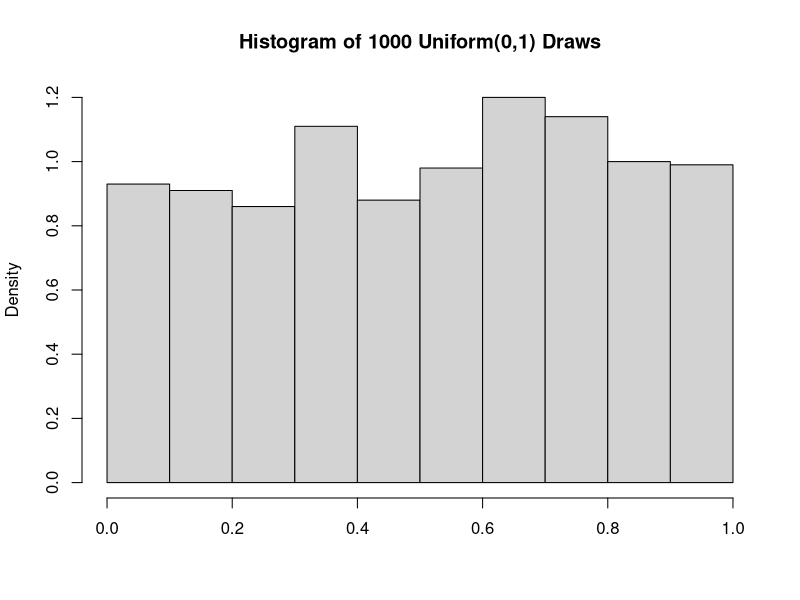
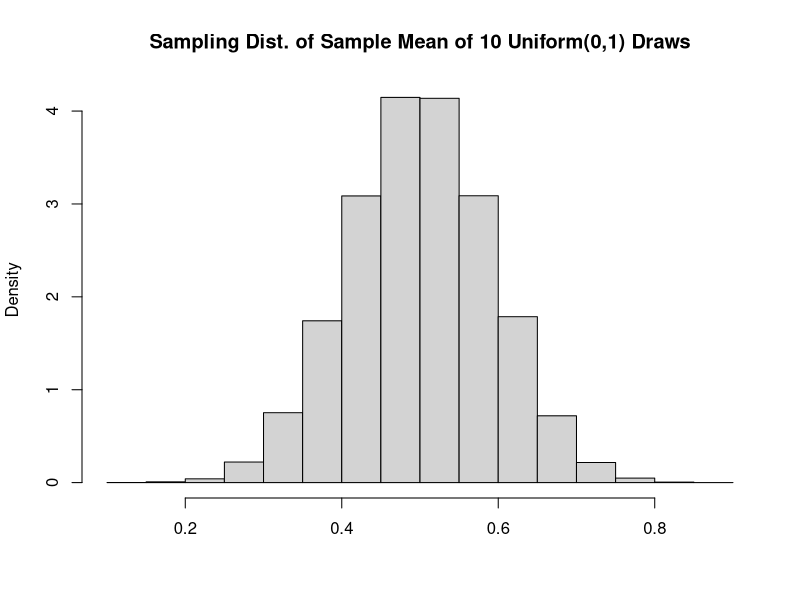
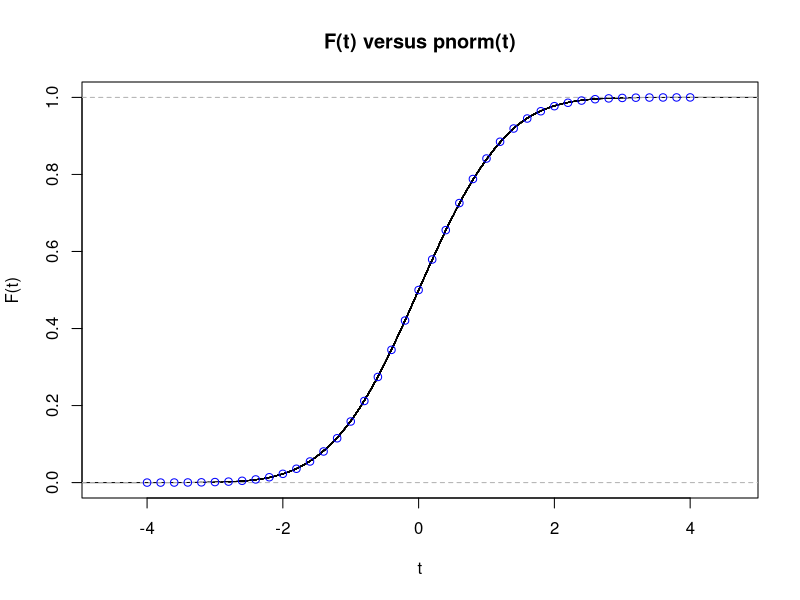
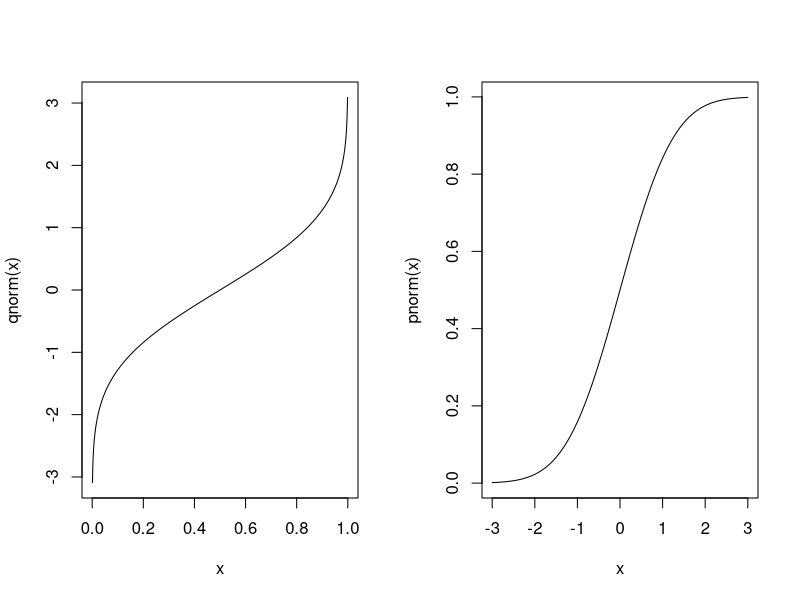
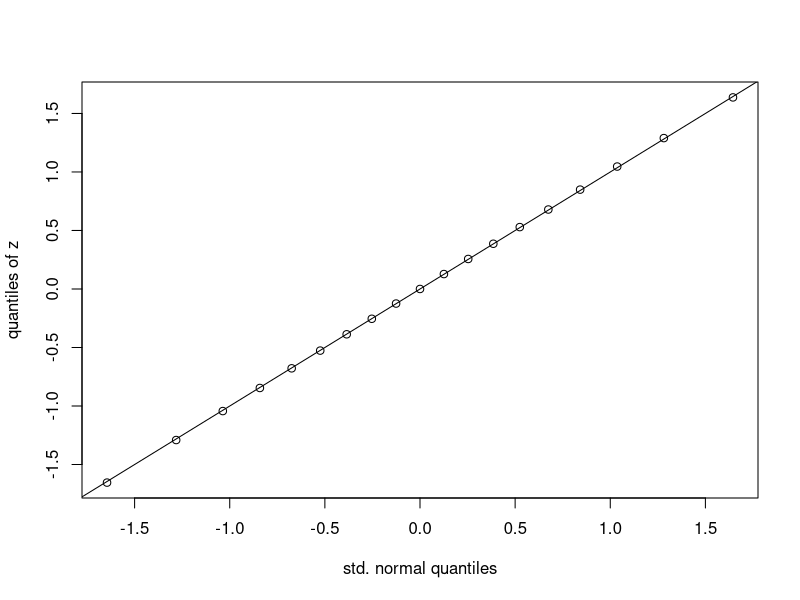
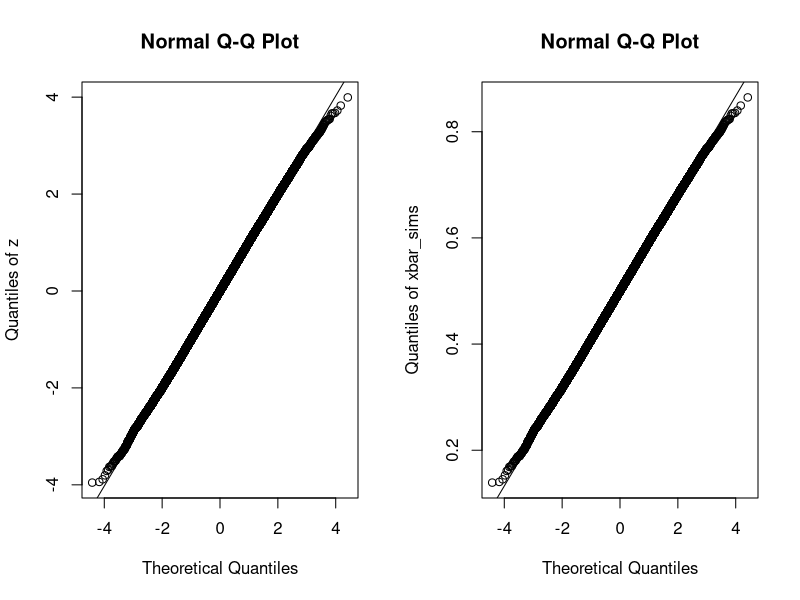
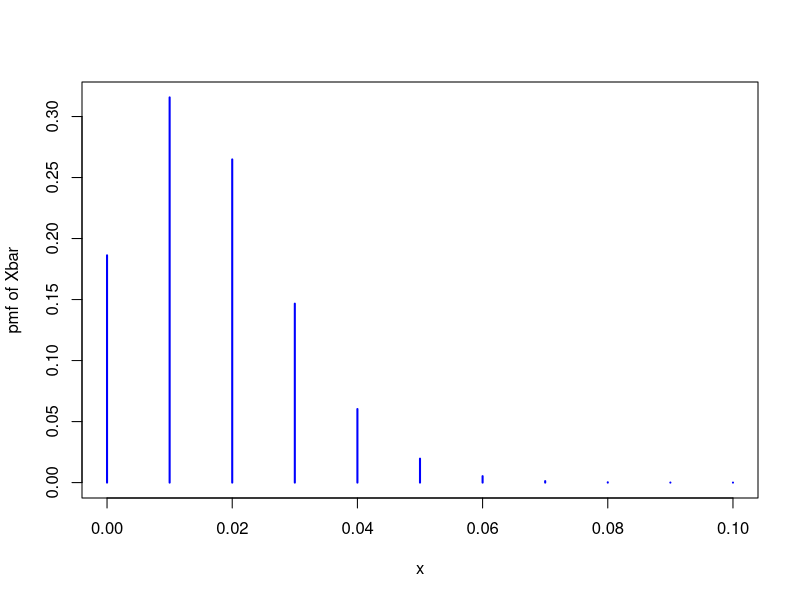
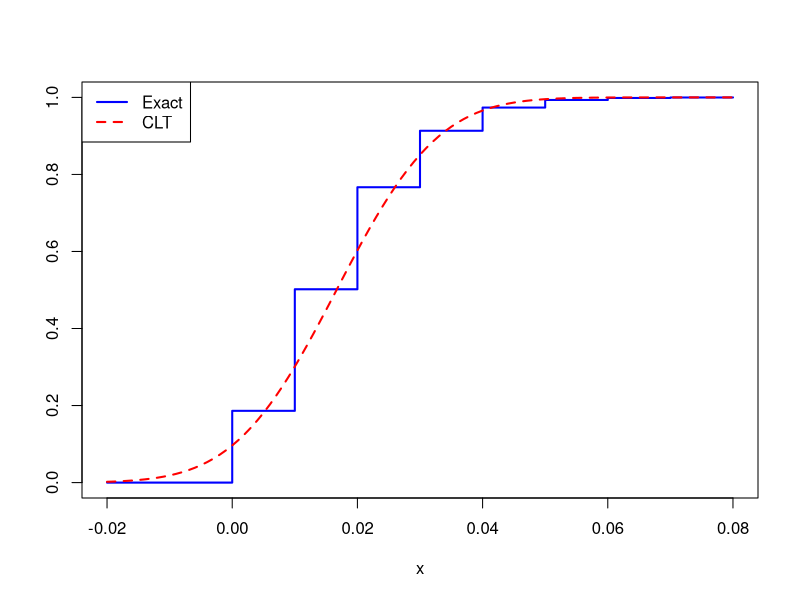

The R script that drew these images, in order:
## ---- chunk 1
# set the seed to get the same draws I did
set.seed(12345) 
hist(runif(1000), xlab = '', freq = FALSE, 
     main = 'Histogram of 1000 Uniform(0,1) Draws')
## ---- chunk 2
get_unif_sim <- function(n) {
  sims <- runif(n)
  xbar <- mean(sims)
  return(xbar)
}
## ---- chunk 3
set.seed(12345)
nreps <- 1e5 # scientific notation for 100,000 
xbar_sims <- replicate(nreps, get_unif_sim(10))
hist(xbar_sims, xlab = '', freq = FALSE, 
     main = 'Sampling Dist. of Sample Mean of 10 Uniform(0,1) Draws')
## ---- chunk 4
z <- (xbar_sims - 1/2) / (1 / sqrt(120))
## ---- chunk 5
mean(z <= 0)
## ---- chunk 6
mean(z <= 2)
## ---- chunk 7
z <- sqrt(120) * (xbar_sims - 1/2)
plot(ecdf(z), xlab = 't', ylab = 'F(t)', main = 'F(t) versus pnorm(t)')
tseq <- seq(-4, 4, by = 0.2)
points(tseq, pnorm(tseq), col = 'blue')
## ---- chunk 8
par(mfrow = c(1, 2))
curve(qnorm(x), 0, 1, n = 1001)
curve(pnorm(x), -3, 3, n = 1001)
par(mfrow = c(1, 1))
## ---- chunk 9
median(z)
## ---- chunk 10
p <- c(0.25, 0.5, 0.75)
rbind(normal = qnorm(p), simulation =  quantile(z, probs = p))
## ---- chunk 11
p <- seq(from = 0.05, to = 0.95, by = 0.05)
x <- qnorm(p)
y <- quantile(z, probs = p)
plot(x, y, xlab = 'std. normal quantiles', ylab = 'quantiles of z')
abline(0, 1) # plot the 45-degree line
## ---- chunk 12
par(mfrow = c(1, 2))
qqnorm(z, ylab = 'Quantiles of z')
qqline(z)
qqnorm(xbar_sims, ylab = 'Quantiles of xbar_sims')
qqline(xbar_sims)
par(mfrow = c(1, 1))
## ---- chunk 13
cbind(simulation = quantile(z, 0.0001), normal = qnorm(0.0001))
## ---- chunk 14
p <- c(0.01, 0.025, 0.05, 0.1)
rbind(normal = qnorm(p), simulation = quantile(z, prob = p))
## ---- chunk 15
n <- 100
p <- 1/60
x <- seq(from = 0, to = 1, by = 1/n)
P_x_bar <- dbinom(n * x, size = n, prob = p)
plot(x, P_x_bar, type = 'h', xlim = c(0, 0.1), ylab = 'pmf of Xbar', 
     lwd = 2, col = 'blue')
## ---- chunk 16
x <- seq(-0.02, 0.08, by = 0.001)
F_x_bar <- pbinom(n * x, size = n, prob = p)
F_clt <- pnorm(x, p, sqrt(p * (1 - p) / n))
plot(x, F_x_bar, type = 's', ylab = '', lwd = 2, col = 'blue')
points(x, F_clt, type = 'l', lty = 2, lwd = 2, col = 'red')
legend('topleft', legend = c('Exact', 'CLT'), col = c('blue', 'red'),
       lty = 1:2, lwd = 2)
## ---- chunk 17
# Simulate 5000 draws for phat
# with p = 1/60, n = 100
set.seed(54321)
draw_sim_phat <- function(p, n) {
  x <- rbinom(n, size = 1, prob = p)
  phat <- mean(x)
  return(phat)
}
p_true <- 1/60
sample_size <- 100
phat_sims <- replicate(5000, draw_sim_phat(p = p_true, n = sample_size))

# What fraction of the CIs cover the true value of p?
SE <- sqrt(phat_sims * (1 - phat_sims) / sample_size) 
lower <- phat_sims - 1.96 * SE 
upper <- phat_sims + 1.96 * SE 
coverage_prob <- mean((lower <= p_true) & (p_true <= upper))
coverage_prob
